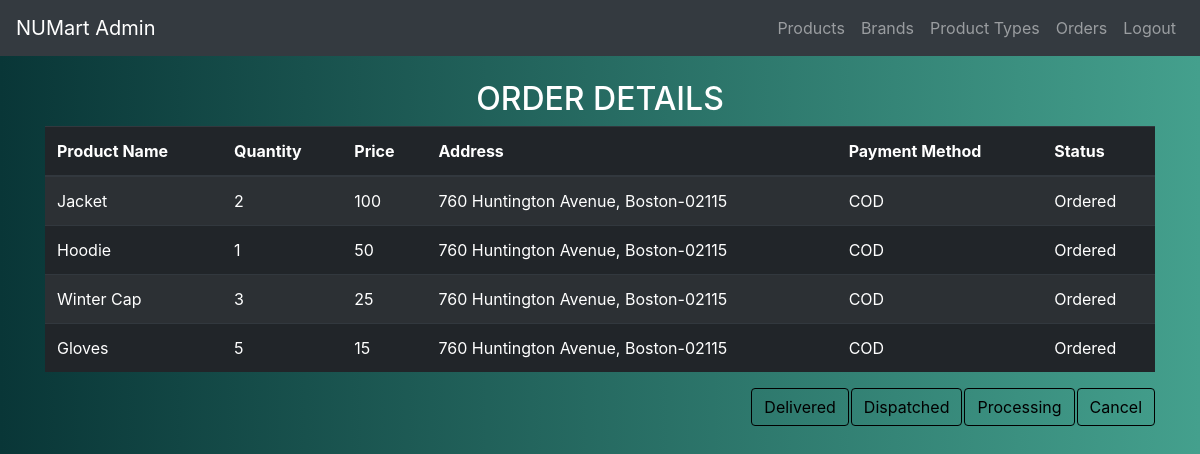
Screenshot of /project/admin_orderDetails.php?oid=28 (signed in) with the database file from the repository.
### tables this page shows
CREATE TABLE IF NOT EXISTS `orderdetails` (
  `orderDetails_id` int(11) NOT NULL AUTO_INCREMENT,
  `order_id` int(11) NOT NULL,
  `product_id` int(11) NOT NULL,
  `quantity` int(11) NOT NULL,
  `price` double NOT NULL,
  `status` varchar(500) NOT NULL,
  PRIMARY KEY (`orderDetails_id`),
  KEY `orderDetails_order_fk` (`order_id`),
  KEY `orderDetails_product_fk` (`product_id`)
);

CREATE TABLE IF NOT EXISTS `product` (
  `product_id` int(11) NOT NULL AUTO_INCREMENT,
  `product_name` varchar(500) NOT NULL,
  `brand_id` int(11) NOT NULL,
  `producttype_id` int(11) NOT NULL,
  `product_image` varchar(500) NOT NULL,
  `price` int(11) NOT NULL,
  `addition_date` varchar(500) NOT NULL,
  `availability` varchar(1) NOT NULL,
  `addedby` varchar(500) NOT NULL,
  PRIMARY KEY (`product_id`),
  KEY `product_brand_fk` (`brand_id`),
  KEY `product_type_fk` (`producttype_id`)
);

CREATE TABLE IF NOT EXISTS `useraddress` (
  `address_id` int(11) NOT NULL AUTO_INCREMENT,
  `user_id` int(11) NOT NULL,
  `user_email` varchar(500) NOT NULL,
  `address_type` varchar(500) NOT NULL,
  `preferred_time` varchar(500) NOT NULL,
  `address` varchar(5000) NOT NULL,
  PRIMARY KEY (`address_id`),
  KEY `address_user_fk` (`user_email`)
);

CREATE TABLE IF NOT EXISTS `order` (
  `order_Id` int(11) NOT NULL AUTO_INCREMENT,
  `cart_Id` int(11) NOT NULL,
  `user_Id` varchar(500) NOT NULL,
  `creation_date` varchar(500) NOT NULL,
  `payment_type` varchar(500) NOT NULL,
  `address_type` varchar(500) NOT NULL,
  `total_amt` double NOT NULL,
  `status` varchar(500) NOT NULL,
  PRIMARY KEY (`order_Id`),
  KEY `order_cart_fk` (`cart_Id`),
  KEY `order_user_fk` (`user_Id`)
);

### project/admin_orderDetails.php (the view, shortened to what this page needs)
<!DOCTYPE html>
<html>
<head>
	<?php include 'head.php';?>
</head>
<body>
	<?php include("adminnav.php"); ?>
	<?php
	include("connect.php");
	$addr_type = "";
	$addr = "";
	$user_id = "";
	$status = "";
	$oid = $_REQUEST["oid"];
	$p1 = "SET @p0='".$oid."'";
    mysqli_query($cn,$p1);
	$res = mysqli_query($cn,"CALL getDetailedOrder (@p0)");
	mysqli_next_result($cn);
	if($row2 = mysqli_fetch_array($res))
	{
		$addr_type = $row2[5];
	}
	$res = mysqli_query($cn,"CALL getDetailedOrder (@p0)");
	mysqli_next_result($cn);
	$p1 = "SET @p0='".$oid."'";
	mysqli_query($cn,$p1);
	$qr2 = "select o1.user_Id from `order` o1 where o1.order_Id = '".$oid."'";
	$res2 = mysqli_query($cn,$qr2);
	if($row = mysqli_fetch_array($res2))
	{
		$user_id = $row[0];
	}
	$p1 = "SET @p0='".$user_id."'";
	$p2 = "SET @p1='".$addr_type."'";
	mysqli_query($cn,$p1);
	mysqli_query($cn,$p2);
	$res3 = mysqli_query($cn, "CALL getUserSpecificAddress (@p0, @p1)");
	if($row3 = mysqli_fetch_array($res3))
	{
		$addr = $row3[0];
	}
	?>
	<br>
	<center><h2 style="color : white;">ORDER DETAILS</h2></center>
	<div class="container table-responsive">
		<table class="table table-striped table-dark">
			<thead>
				<tr>
					<th>Product Name</th>
					<th>Quantity</th>
					<th>Price</th>
					<th>Address</th>
					<th>Payment Method</th>
					<th>Status</th>
				</tr>
			</thead>
			<tbody>
				<?php
				while($row = mysqli_fetch_array($res))
				{
					?>
						<tr>
							<td><?php echo $row[1] ?></td>
							<td><?php echo $row[2] ?></td>
							<td><?php echo $row[3] ?></td>
							<td><?php echo $addr ?></td>
							<td><?php echo $row[6] ?></td>
							<td><?php echo $row[7] ?></td>
						</tr>
						<?php
					$status = $row[7];
				}
				?>
			</tbody>
		</table>
		<?php
		if ($status == 'Cancelled' || $status =='' || $status == 'Delivered') { ?>
			<a href="admin_orderUpdate.php?oid=<?php echo $oid ?>" class = "btn" style = "float: right; pointer-events: none;">Cancel</a>
			<a href="admin_orderUpdate.php?oid=<?php echo $oid ?>" class = "btn" style = "float: right; pointer-events: none;margin-right: 2px;">Processing</a>
			<a href="admin_orderUpdate.php?oid=<?php echo $oid ?>" class = "btn" style = "float: right; pointer-events: none;margin-right: 2px;">Dispatched</a>
			<a href="admin_orderUpdate.php?oid=<?php echo $oid ?>" class = "btn" style = "float: right; pointer-events: none;margin-right: 2px;">Delivered</a>
		<?php } else { ?>
			<a href="admin_orderUpdate.php?oid=<?php echo $oid ?>&st=Cancelled" class = "btn" style = "float: right;">Cancel</a>
			<a href="admin_orderUpdate.php?oid=<?php echo $oid ?>&st=Processing" class = "btn" style = "float: right;margin-right: 2px;">Processing</a>
			<a href="admin_orderUpdate.php?oid=<?php echo $oid ?>&st=Dispatched" class = "btn" style = "float: right;margin-right: 2px;">Dispatched</a>
			<a href="admin_orderUpdate.php?oid=<?php echo $oid ?>&st=Delivered" class = "btn" style = "float: right;margin-right: 2px;">Delivered</a>
		<?php }
		?>
	</div>
</body>
</html>

### project/web.css (style rules this page uses)
body { background: #44A08D; background: -webkit-linear-gradient(to right, #093637, #44A08D); background: linear-gradient(to right, #093637, #44A08D); }
.btn { background-color: transparent; color: black; border-color: black; }

### rows the page displays
orderdetails: product.product_name "Jacket", quantity "2", product.price "100", order.payment_type "COD", status "Ordered"
useraddress: address "760 Huntington Avenue, Boston-02115"
orderdetails: product.product_name "Hoodie", quantity "1", product.price "50", order.payment_type "COD", status "Ordered"
orderdetails: product.product_name "Winter Cap", quantity "3", product.price "25", order.payment_type "COD", status "Ordered"
orderdetails: product.product_name "Gloves", quantity "5", product.price "15", order.payment_type "COD", status "Ordered"
